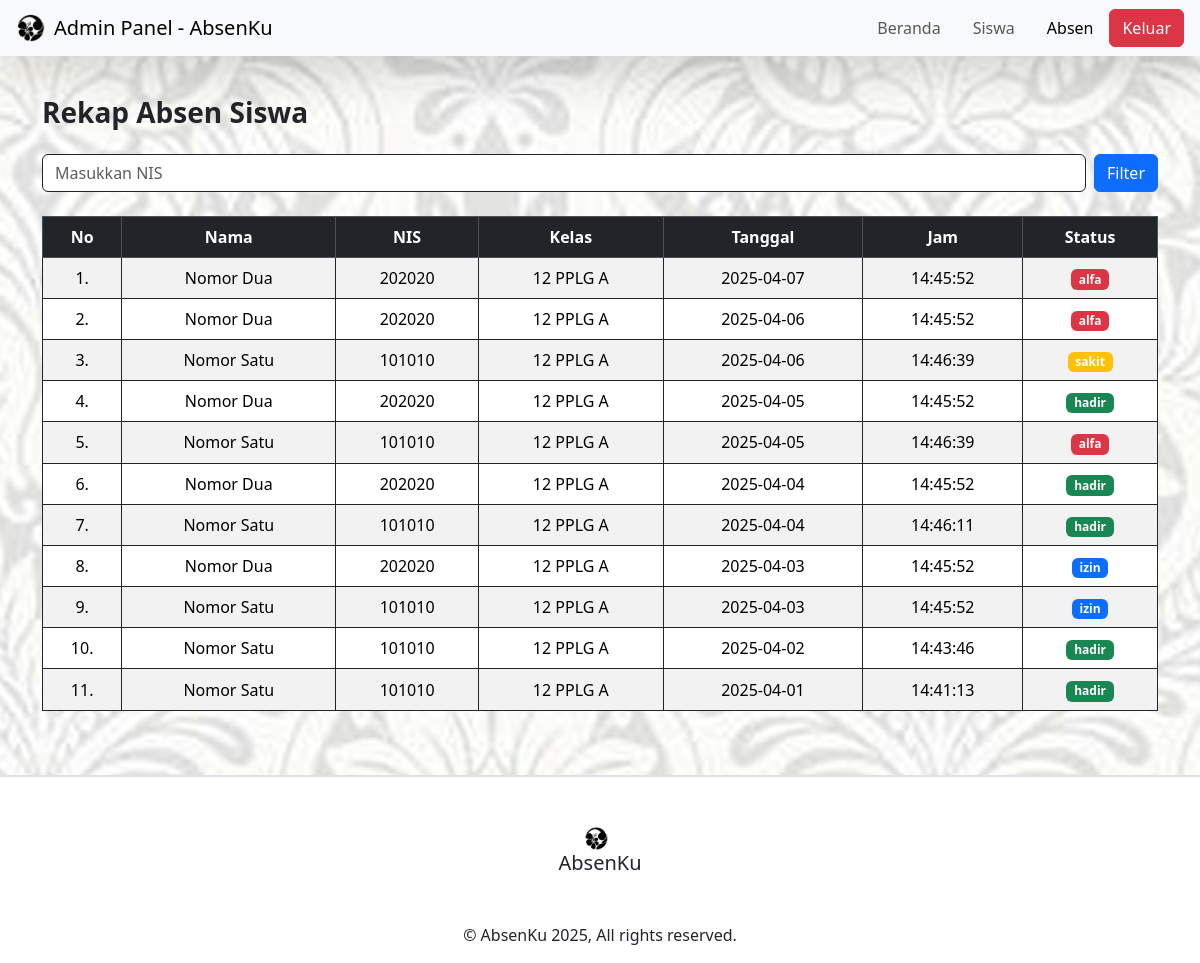
Screenshot of /admin/absen.php (signed in) with the database file from the repository.
### tables this page shows
CREATE TABLE `absen` (
  `id` int(11) NOT NULL,
  `nis` varchar(20) NOT NULL,
  `tanggal` date NOT NULL,
  `waktu` time NOT NULL,
  `status` enum('hadir','sakit','izin','alfa') NOT NULL
);

CREATE TABLE `siswa` (
  `id_siswa` int(11) NOT NULL,
  `foto` varchar(255) DEFAULT NULL,
  `nama` varchar(64) NOT NULL,
  `nis` varchar(32) NOT NULL,
  `jenis_kelamin` varchar(20) NOT NULL,
  `kelas` varchar(32) NOT NULL
);

### admin/absen.php (the view, shortened to what this page needs)
<?php
include '../config.php';
$where = '';
$query = mysqli_query($koneksi, "
  SELECT a.*, s.nama, s.kelas
  FROM absen a
  JOIN siswa s ON a.nis = s.nis
  $where
  ORDER BY a.tanggal DESC, a.waktu ASC
");
?>
<!DOCTYPE html>
<html lang="en">
<head>
  <link href="https://cdn.jsdelivr.net/npm/bootstrap@5.3.3/dist/css/bootstrap.min.css" rel="stylesheet" />
</head>
<body style="background-image: url('../assets/img/this_background.png'); background-size: cover; background-position: center;">
  <nav class="navbar navbar-expand-lg navbar-light bg-light shadow-lg fixed-top">
    <div class="container-fluid px-3">
      <a class="navbar-brand d-flex align-items-center" href="#">
        <img src="../assets/img/this_logo.png" alt="Logo" width="30" class="me-2">
        Admin Panel - AbsenKu
      </a>
      <div class="collapse navbar-collapse justify-content-end" id="adminNavbar">
        <ul class="navbar-nav align-items-center">
          <li class="nav-item"><a class="nav-link px-3" href="index.php">Beranda</a></li>
          <li class="nav-item"><a class="nav-link px-3" href="siswa.php">Siswa</a></li>
          <li class="nav-item"><a class="nav-link px-3 active" href="absen.php">Absen</a></li>
          <li class="nav-item"><a class="btn btn-danger" href="logout.php">Keluar</a></li>
        </ul>
      </div>
    </div>
  </nav>
  <div class="container mt-5 pt-5">
    <h3 class="fw-bold mb-4">Rekap Absen Siswa</h3>
    <form method="get" class="mb-4 d-flex" action="">
      <input type="text" name="nis" class="form-control border border-dark me-2" placeholder="Masukkan NIS" required
        value="<?= $_GET['nis'] ?? '' ?>">
      <button type="submit" class="btn btn-primary">Filter</button>
    </form>
    <div class="table-responsive">
      <table class="table table-bordered border border-dark table-striped table-hover">
        <thead class="table-dark text-center">
          <tr>
            <th>No</th>
            <th>Nama</th>
            <th>NIS</th>
            <th>Kelas</th>
            <th>Tanggal</th>
            <th>Jam</th>
            <th>Status</th>
          </tr>
        </thead>
        <tbody class="text-center align-middle">
          <?php
          $no = 1;
          while ($row = mysqli_fetch_assoc($query)) {
            echo "<tr>";
            echo "<td>" . $no++ . ".</td>";
            echo "<td>" . htmlspecialchars($row['nama']) . "</td>";
            echo "<td>" . htmlspecialchars($row['nis']) . "</td>";
            echo "<td>" . htmlspecialchars($row['kelas']) . "</td>";
            echo "<td>" . htmlspecialchars($row['tanggal']) . "</td>";
            echo "<td>" . ($row['waktu'] ?? '-') . "</td>";
            $badge = 'secondary';
            if ($row['status'] === 'hadir')
              $badge = 'success';
            elseif ($row['status'] === 'terlambat')
              $badge = 'warning text-dark';
            elseif ($row['status'] === 'izin')
              $badge = 'primary';
            elseif ($row['status'] === 'sakit')
              $badge = 'warning ';
            elseif ($row['status'] === 'alfa')
              $badge = 'danger';
            echo "<td><span class='badge bg-$badge'>" . htmlspecialchars($row['status']) . "</span></td>";
            echo "</tr>";
          }
          ?>
        </tbody>
      </table>
    </div>
  </div>
  <footer class="bg-white border-top border-2 mt-5 text-dark pt-5 pb-3">
        <div class="container-fluid px-4">
            <div class="row text-center">
                <div class="col-md-12 mb-3 text-center">
                    <div class="text-center mb-2">
                        <img src="../assets/img/this_logo.png" width="25" class="me-2" alt="Logo">
                        <h5 class="mb-0">AbsenKu</h5>
                    </div>
                </div>
            </div>
            <div class="text-center mt-4">
                <a href="index.php" class="text-dark text-decoration-none">&copy; AbsenKu 2025, All rights
                    reserved.</a>
            </div>
        </div>
    </footer>
</body>
</html>

### rows the page displays
absen: siswa.nama "Nomor Dua", nis "202020", siswa.kelas "12 PPLG A", tanggal "2025-04-07", waktu "14:45:52", status "alfa"
absen: siswa.nama "Nomor Dua", nis "202020", siswa.kelas "12 PPLG A", tanggal "2025-04-06", waktu "14:45:52", status "alfa"
absen: siswa.nama "Nomor Satu", nis "101010", siswa.kelas "12 PPLG A", tanggal "2025-04-06", waktu "14:46:39", status "sakit"
absen: siswa.nama "Nomor Dua", nis "202020", siswa.kelas "12 PPLG A", tanggal "2025-04-05", waktu "14:45:52", status "hadir"
absen: siswa.nama "Nomor Satu", nis "101010", siswa.kelas "12 PPLG A", tanggal "2025-04-05", waktu "14:46:39", status "alfa"
absen: siswa.nama "Nomor Dua", nis "202020", siswa.kelas "12 PPLG A", tanggal "2025-04-04", waktu "14:45:52", status "hadir"
absen: siswa.nama "Nomor Satu", nis "101010", siswa.kelas "12 PPLG A", tanggal "2025-04-04", waktu "14:46:11", status "hadir"
absen: siswa.nama "Nomor Dua", nis "202020", siswa.kelas "12 PPLG A", tanggal "2025-04-03", waktu "14:45:52", status "izin"
absen: siswa.nama "Nomor Satu", nis "101010", siswa.kelas "12 PPLG A", tanggal "2025-04-03", waktu "14:45:52", status "izin"
absen: siswa.nama "Nomor Satu", nis "101010", siswa.kelas "12 PPLG A", tanggal "2025-04-02", waktu "14:43:46", status "hadir"
absen: siswa.nama "Nomor Satu", nis "101010", siswa.kelas "12 PPLG A", tanggal "2025-04-01", waktu "14:41:13", status "hadir"
